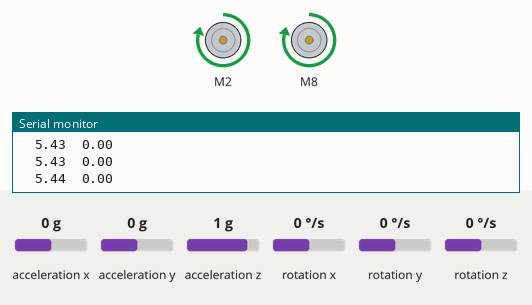
Simulated run of this sketch. Board: Raspberry Pi Pico. On the bench: 2 × DC motor (green arrow = forward, orange = backward, longer = faster), the last lines printed to the serial monitor. The test bench sets the inputs (shaded band); at power-on: acceleration y 0 g, acceleration z 1 g, acceleration x 0 g, rotation x 0 °/s, rotation y 0 °/s, rotation z 0 °/s. The sensor or clock chip raises its interrupt line as the real part does.

Above: at 1.7 s.
1.8 s: acceleration y set to -1.4 g
At 2.5 s:
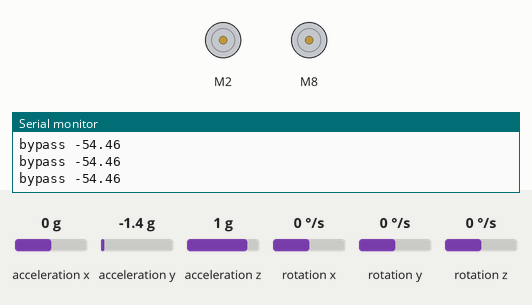
3.3 s: acceleration y set to -0.7 g
4.8 s: acceleration y set to -0.4 g
At 5.9 s:
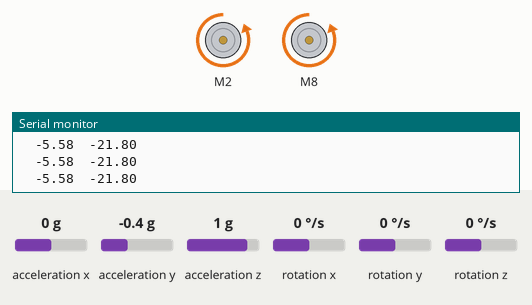
6.3 s: acceleration y set to 0 g
At 6.75 s:
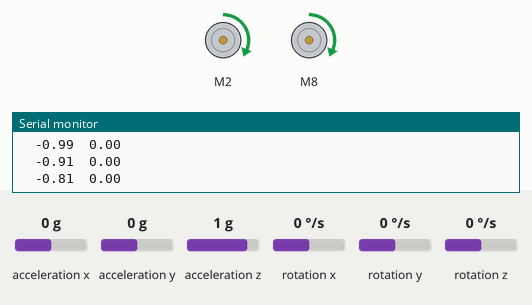
9.3 s: acceleration y set to -0.8 g
At 10.5 s:
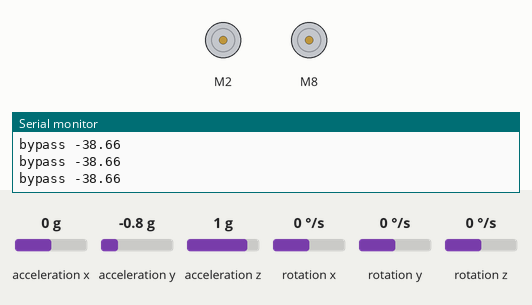
10.8 s: acceleration z set to 1.2 g
12.3 s: acceleration z set to 1.5 g
At 12.8 s:
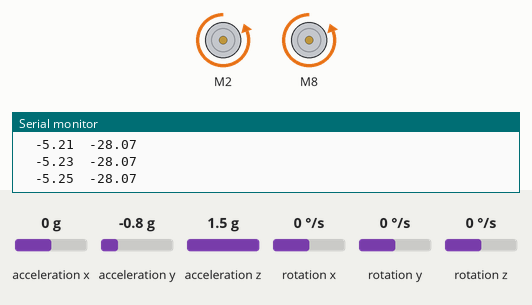
Timing chart, 0 to 14.8 s (numbered marks = the images above; inputs shaded):
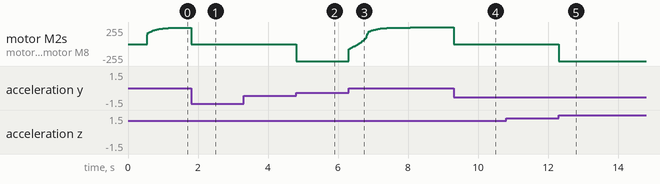

Measured:
- the behaviour switches between -0.6 and -0.5 g on acceleration y (found by bisection; images 1 and 2)
- the behaviour switches between 1.3 and 1.4 g on acceleration z (found by bisection; images 4 and 5)
- after the input at 1.8 s, motor M2, motor M8: forward 247/255 → stopped at once
- after the input at 4.8 s, motor M2, motor M8: stopped → backward 255/255 at once
- after the input at 6.3 s, motor M2, motor M8: moves from backward 255/255 to forward 248/255 over 1.8 s, starting at once
- after the input at 9.3 s, motor M2, motor M8: forward 248/255 → stopped at once
- after the input at 12.3 s, motor M2, motor M8: stopped → backward 255/255 at once

The sketch:

pico_poc_fw.ino
```cpp
#include "PID.h"
#include "acc_acq.h"

#include <SparkFun_TB6612.h>

double tilt = 0;

float filtered_output, est_spd;

float sp = 0;


const float alpha2 = 0.95;


#define AIN1 2
#define AIN2 3
#define BIN1 8
#define BIN2 9
#define PWMA 6
#define PWMB 7
#define STBY 10


const int offsetA = 1;
const int offsetB = 1;


Motor motor1 = Motor(AIN1, AIN2, PWMA, offsetA, STBY);
Motor motor2 = Motor(BIN1, BIN2, PWMB, offsetB, STBY);


utils::control::PID pid1, pid2;


void setup() {
  pid1.kp = 20.0;
  pid1.ki = 80.0;
  pid1.kd = 0.0;
  pid1.limit = 55.0;
  pid1.o_limit = 255.0;


  pid2.kp = 0.018;
  pid2.ki = 0.8;
  // pid2.kd = 0.0002;
  pid2.limit = 1.0;
  pid2.o_limit = 10.0;


  Serial.begin(115200);

  init_acc_acq();
}


void loop() {

  get_angle(tilt);
  // tilt -= 5.0;
  double op = 0;
  if (tilt < 30 && tilt > -30) {

    op = pid1.compute(tilt + sp + 4.2);

    filtered_output = filtered_output * alpha2 + op * (1.0 - alpha2);

    sp = 0;
    sp = pid2.compute(filtered_output);


    Serial.print("  ");
    Serial.print(pid2.compute(filtered_output));
    Serial.print("  ");


  } else {
    Serial.print("bypass ");
  }


  Serial.println(tilt);

  motor1.drive(op);
  motor2.drive(op);
}
```

PID.cpp
```cpp
#include "PID.h"
namespace utils {
namespace control {
PID::PID() {
  l_err = 0;
  l_time = 0;
  limit = 0;
  o_limit = 0;
  kp = 0;
  ki = 0;
  kd = 0;
}

float PID::compute(float err) {
  float p, d, dt = (time_us_64() - l_time) / 1000000.0;

  l_time = time_us_64();

  p = err * kp;
  i = i + err * dt * ki;
  d = ((err - l_err) / dt) * kd;

  l_err = err;

  if (i > limit)
    i = limit;
  if (i < -limit)
    i = -limit;
  // if (i > -0.01 && i < 0.01)
  //   i = 0.0;

  float out = p + i + d;

  if (out > o_limit)
    out = o_limit;
  if (out < -o_limit)
    out = -o_limit;

  return out;
}
}  // namespace control
}  // namespace utils
```

PID.h
```cpp
#ifndef _PID_H
#define _PID_H

#include <pico/time.h>

namespace utils
{
    namespace control
    {
        class PID
        {
        private:
            float i, l_err;
            uint64_t l_time;

        public:
            float kp, ki, kd, limit;
            float o_limit;

            PID();
            float compute(float err);
        };
    } // namespace control
} // namespace utils
#endif
```

acc_acq.h
```cpp
#include "Wire.h"
#include "I2Cdev.h"
#include "MPU6050_6Axis_MotionApps20.h"

MPU6050 mpu;
const float alpha = 0.95;

// MPU control/status vars
bool dmpReady = false;   // set true if DMP init was successful
uint8_t mpuIntStatus;    // holds actual interrupt status byte from MPU
uint8_t devStatus;       // return status after each device operation (0 = success, !0 = error)
uint16_t packetSize;     // expected DMP packet size (default is 42 bytes)
uint16_t fifoCount;      // count of all bytes currently in FIFO
uint8_t fifoBuffer[64];  // FIFO storage buffer

// Orientation/motion variables
Quaternion q;
VectorFloat gravity;
float euler[3];
float ypr[3];

// Use the following global variables and access functions to help store the overall
// rotation angle of the sensor
unsigned long last_read_time;
float last_x_angle;  // These are the filtered angles
float last_y_angle;
float last_z_angle;
float last_gyro_x_angle;  // Store the gyro angles to compare drift
float last_gyro_y_angle;
float last_gyro_z_angle;

void set_last_read_angle_data(unsigned long time, float x, float y, float z, float x_gyro, float y_gyro, float z_gyro) {
  last_read_time = time;
  last_x_angle = x;
  last_y_angle = y;
  last_z_angle = z;
  last_gyro_x_angle = x_gyro;
  last_gyro_y_angle = y_gyro;
  last_gyro_z_angle = z_gyro;
}

inline unsigned long get_last_time() {
  return last_read_time;
}
inline float get_last_x_angle() {
  return last_x_angle;
}
inline float get_last_y_angle() {
  return last_y_angle;
}
inline float get_last_z_angle() {
  return last_z_angle;
}
inline float get_last_gyro_x_angle() {
  return last_gyro_x_angle;
}
inline float get_last_gyro_y_angle() {
  return last_gyro_y_angle;
}
inline float get_last_gyro_z_angle() {
  return last_gyro_z_angle;
}

//  Use the following global variables
//  to calibrate the gyroscope sensor and accelerometer readings
float base_x_gyro = 0;
float base_y_gyro = 0;
float base_z_gyro = 0;
float base_x_accel = 0;
float base_y_accel = 0;
float base_z_accel = 0;


// This global variable tells us how to scale gyroscope data
float GYRO_FACTOR;

// This global varible tells how to scale acclerometer data
float ACCEL_FACTOR;

// Variables to store the values from the sensor readings
int16_t ax, ay, az;
int16_t gx, gy, gz;

// Buffer for data output
char dataOut[256];
// ================================================================
// ===               INTERRUPT DETECTION ROUTINE                ===
// ================================================================

volatile bool mpuInterrupt = false;  // indicates whether MPU interrupt pin has gone high
void dmpDataReady() {
  mpuInterrupt = true;
}

// ================================================================
// ===                CALIBRATION_ROUTINE                       ===
// ================================================================
// Simple calibration - just average first few readings to subtract
// from the later data
void calibrate_sensors() {
  int num_readings = 10;

  // Discard the first reading (don't know if this is needed or
  // not, however, it won't hurt.)
  mpu.getMotion6(&ax, &ay, &az, &gx, &gy, &gz);

  // Read and average the raw values
  for (int i = 0; i < num_readings; i++) {
    mpu.getMotion6(&ax, &ay, &az, &gx, &gy, &gz);
    base_x_gyro += gx;
    base_y_gyro += gy;
    base_z_gyro += gz;
    base_x_accel += ax;
    base_y_accel += ay;
    base_y_accel += az;
  }

  base_x_gyro /= num_readings;
  base_y_gyro /= num_readings;
  base_z_gyro /= num_readings;
  base_x_accel /= num_readings;
  base_y_accel /= num_readings;
  base_z_accel /= num_readings;
}


void init_acc_acq() {
  Wire.begin();
  // Serial.println(F("Initializing I2C devices..."));
  mpu.initialize();

  // verify connection
  // Serial.println(F("Testing device connections..."));
  // Serial.println(mpu.testConnection() ? F("MPU6050 connection successful") : F("MPU6050 connection failed"));

  /*  No waiting necessary for this version
    // wait for ready
     // Serial.println(F("\nSend any character to begin DMP programming and demo: "));
    while ( // Serial.available() &&  // Serial.read()); // empty buffer
    while (! // Serial.available());                 // wait for data
    while ( // Serial.available() &&  // Serial.read()); // empty buffer again
    */

  // load and configure the DMP
  // Serial.println(F("Initializing DMP..."));
  devStatus = mpu.dmpInitialize();

  // make sure it worked (returns 0 if so)
  if (devStatus == 0) {
    // turn on the DMP, now that it's ready
    // Serial.println(F("Enabling DMP..."));
    mpu.setDMPEnabled(true);

    // enable Arduino interrupt detection
    // Serial.println(F("Enabling interrupt detection (Arduino external interrupt 0)..."));
    attachInterrupt(0, dmpDataReady, RISING);
    mpuIntStatus = mpu.getIntStatus();

    // set our DMP Ready flag so the main loop() function knows it's okay to use it
    // Serial.println(F("DMP ready! Waiting for first interrupt..."));
    dmpReady = true;

    // Set the full scale range of the gyro
    uint8_t FS_SEL = 0;
    //mpu.setFullScaleGyroRange(FS_SEL);

    // get default full scale value of gyro - may have changed from default
    // function call returns values between 0 and 3
    uint8_t READ_FS_SEL = mpu.getFullScaleGyroRange();
    // Serial.print("FS_SEL = ");
    // Serial.println(READ_FS_SEL);
    GYRO_FACTOR = 131.0 / (FS_SEL + 1);


    // get default full scale value of accelerometer - may not be default value.
    // Accelerometer scale factor doesn't reall matter as it divides out
    uint8_t READ_AFS_SEL = mpu.getFullScaleAccelRange();
    // Serial.print("AFS_SEL = ");
    // Serial.println(READ_AFS_SEL);
    //ACCEL_FACTOR = 16384.0/(AFS_SEL + 1);

    // Set the full scale range of the accelerometer
    //uint8_t AFS_SEL = 0;
    //mpu.setFullScaleAccelRange(AFS_SEL);

    // get expected DMP packet size for later comparison
    packetSize = mpu.dmpGetFIFOPacketSize();
  } else {
    // ERROR!
    // 1 = initial memory load failed
    // 2 = DMP configuration updates failed
    // (if it's going to break, usually the code will be 1)
    // Serial.print(F("DMP Initialization failed (code "));
    // Serial.print(devStatus);
    // Serial.println(F(")"));
  }

  // configure LED for output

  // get calibration values for sensors
  calibrate_sensors();
  set_last_read_angle_data(millis(), 0, 0, 0, 0, 0, 0);
}

void get_angle(double &_angle) {
  const float RADIANS_TO_DEGREES = 57.2958;  //180/3.14159

  // if programming failed, don't try to do anything
  if (!dmpReady) return;

  unsigned long t_now = millis();

  // wait for MPU interrupt or extra packet(s) available
  while (!mpuInterrupt && fifoCount < packetSize) {

    // Keep calculating the values of the complementary filter angles for comparison with DMP here
    // Read the raw accel/gyro values from the MPU-6050
    mpu.getMotion6(&ax, &ay, &az, &gx, &gy, &gz);

    // Get time of last raw data read
    unsigned long t_now = millis();

    // Remove offsets and scale gyro data
    float gyro_x = (gx - base_x_gyro) / GYRO_FACTOR;
    float gyro_y = (gy - base_y_gyro) / GYRO_FACTOR;
    float gyro_z = (gz - base_z_gyro) / GYRO_FACTOR;
    float accel_x = ax;  // - base_x_accel;
    float accel_y = ay;  // - base_y_accel;
    float accel_z = az;  // - base_z_accel;


    float accel_angle_y = atan(-1 * accel_x / sqrt(pow(accel_y, 2) + pow(accel_z, 2))) * RADIANS_TO_DEGREES;
    float accel_angle_x = atan(accel_y / sqrt(pow(accel_x, 2) + pow(accel_z, 2))) * RADIANS_TO_DEGREES;
    float accel_angle_z = 0;

    // Compute the (filtered) gyro angles
    float dt = (t_now - get_last_time()) / 1000.0;
    float gyro_angle_x = gyro_x * dt + get_last_x_angle();
    float gyro_angle_y = gyro_y * dt + get_last_y_angle();
    float gyro_angle_z = gyro_z * dt + get_last_z_angle();

    // Compute the drifting gyro angles
    float unfiltered_gyro_angle_x = gyro_x * dt + get_last_gyro_x_angle();
    float unfiltered_gyro_angle_y = gyro_y * dt + get_last_gyro_y_angle();
    float unfiltered_gyro_angle_z = gyro_z * dt + get_last_gyro_z_angle();

    // Apply the complementary filter to figure out the change in angle - choice of alpha is
    // estimated now.  Alpha depends on the sampling rate...

    float angle_x = alpha * gyro_angle_x + (1.0 - alpha) * accel_angle_x;
    float angle_y = alpha * gyro_angle_y + (1.0 - alpha) * accel_angle_y;
    float angle_z = gyro_angle_z;  //Accelerometer doesn't give z-angle

    // Update the saved data with the latest values
    set_last_read_angle_data(t_now, angle_x, angle_y, angle_z, unfiltered_gyro_angle_x, unfiltered_gyro_angle_y, unfiltered_gyro_angle_z);
  }

  // reset interrupt flag and get INT_STATUS byte
  // mpuInterrupt = false;
  mpuIntStatus = mpu.getIntStatus();

  // get current FIFO count
  fifoCount = mpu.getFIFOCount();

  // check for overflow (this should never happen unless our code is too inefficient)
  if ((mpuIntStatus & 0x10) || fifoCount == 1024) {
    // reset so we can continue cleanly
    mpu.resetFIFO();
    // Serial.println(F("FIFO overflow!"));

    // otherwise, check for DMP data ready interrupt (this should happen frequently)
  } else if (mpuIntStatus & 0x02) {
    // wait for correct available data length, should be a VERY short wait
    while (fifoCount < packetSize) fifoCount = mpu.getFIFOCount();

    // read a packet from FIFO
    mpu.getFIFOBytes(fifoBuffer, packetSize);

    // track FIFO count here in case there is > 1 packet available
    // (this lets us immediately read more without waiting for an interrupt)
    fifoCount -= packetSize;

    // Obtain Euler angles from buffer
    //mpu.dmpGetQuaternion(&q, fifoBuffer);
    //mpu.dmpGetEuler(euler, &q);

    // Obtain YPR angles from buffer
    mpu.dmpGetQuaternion(&q, fifoBuffer);
    mpu.dmpGetGravity(&gravity, &q);
    mpu.dmpGetYawPitchRoll(ypr, &q, &gravity);

    // Output complementary data and DMP data to the  // Serial port.  The signs on the data needed to be
    // fudged to get the angle direction correct.
    //   // Serial.print("CMP:");
    //   // Serial.print(get_last_x_angle(), 2);
    //   // Serial.print(":");
    //   // Serial.print(get_last_y_angle(), 2);
    //   // Serial.print(":");
    //   // Serial.println(-get_last_z_angle(), 2);
    // Serial.print("DMP:");
    // Serial.println(ypr[2] * RADIANS_TO_DEGREES, 2);
    //  // Serial.print(":");
    //  // Serial.print(-ypr[1] * RADIANS_TO_DEGREES, 2);
    //  // Serial.print(":");
    //  // Serial.println(ypr[0] * RADIANS_TO_DEGREES, 2);

    _angle = ypr[2] * RADIANS_TO_DEGREES;
  }
}
```
